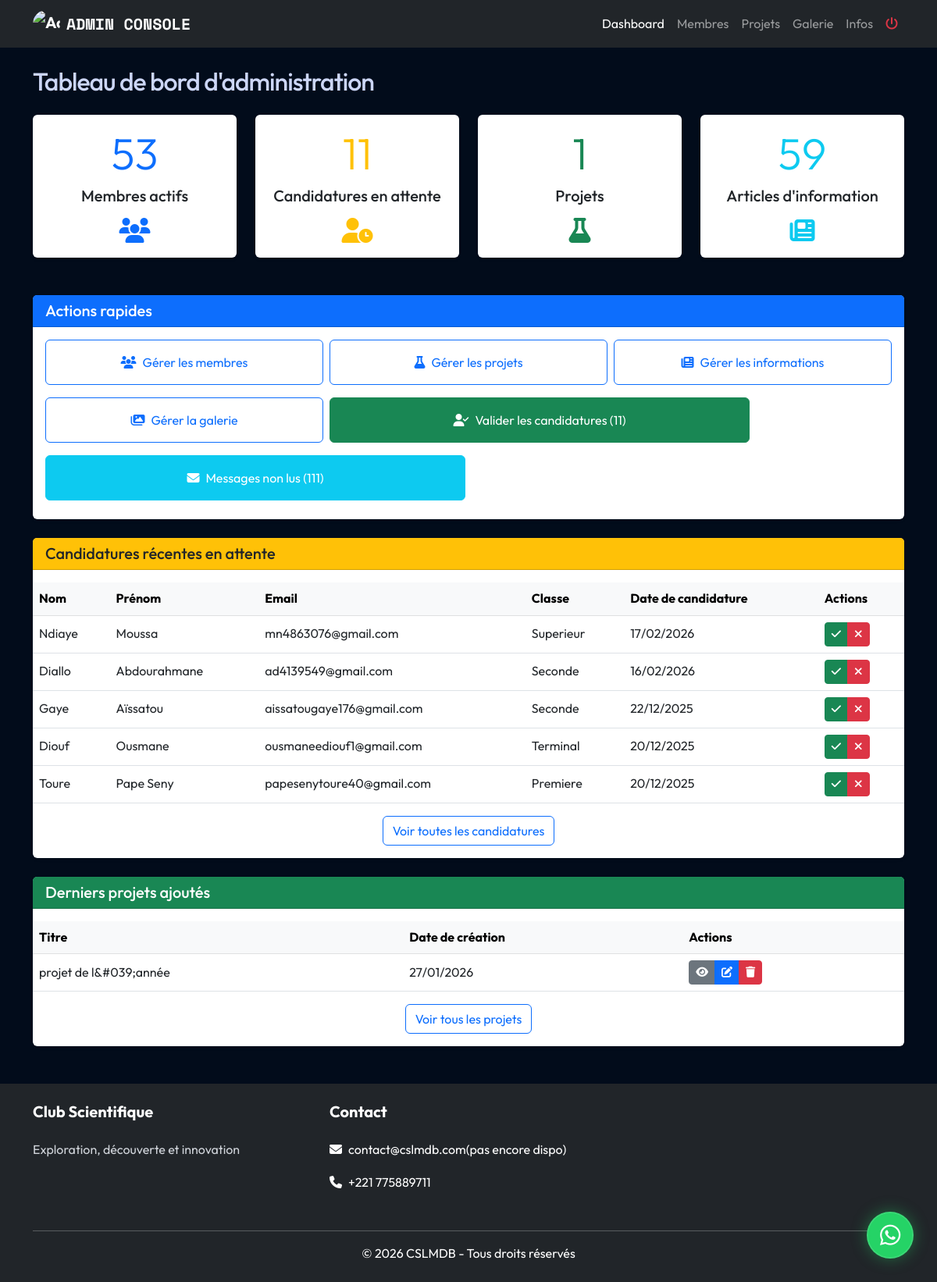
/admin/index.php (signed in), run on the app's committed database.
### tables this page shows
CREATE TABLE `membres` (
  `id` int NOT NULL AUTO_INCREMENT,
  `nom` varchar(50) NOT NULL,
  `prenom` varchar(50) NOT NULL,
  `email` varchar(100) DEFAULT NULL,
  `telephone` varchar(20) NOT NULL,
  `classe` enum('Seconde','Premiere','Terminal','Superieur') DEFAULT NULL,
  `serie` enum('S','S1','S2','Autre') NOT NULL,
  `mot_de_passe` varchar(255) NOT NULL,
  `statut` enum('en_attente','valide','refuse') NOT NULL DEFAULT 'en_attente',
  `date_candidature` datetime NOT NULL,
  `poste` varchar(50) DEFAULT NULL,
  PRIMARY KEY (`id`),
  UNIQUE KEY `email` (`email`)
);

CREATE TABLE `projets` (
  `id` int NOT NULL AUTO_INCREMENT,
  `titre` varchar(100) NOT NULL,
  `description` text NOT NULL,
  `date_creation` date NOT NULL,
  PRIMARY KEY (`id`)
);

### includes/fonctions.php (called while the page is built, shortened)
<?php
function formaterDate($date) {
    $timestamp = strtotime($date);
    return date('d/m/Y', $timestamp);
}
function getNombreMembresParStatut($mysqli, $statut) {
    $stmt = $mysqli->prepare("SELECT COUNT(*) FROM membres WHERE statut = ?");
    $stmt->bind_param("s", $statut);
    $stmt->execute();
    $result = $stmt->get_result();
    return $result->fetch_row()[0];
}
?>

### admin/index.php (the view, shortened to what this page needs)
<?php
require_once '../includes/db.php';
require_once '../includes/fonctions.php';
$nombre_membres_valides = getNombreMembresParStatut($mysqli, 'valide');
$nombre_candidatures_attente = getNombreMembresParStatut($mysqli, 'en_attente');
$stmt = $mysqli->query("SELECT COUNT(*) FROM projets");
$nombre_projets = $stmt->fetch_row()[0];
$stmt = $mysqli->query("SELECT COUNT(*) FROM informations");
$nombre_informations = $stmt->fetch_row()[0];
$stmt = $mysqli->prepare("SELECT COUNT(*) FROM messages_contact WHERE lu = 0");
$stmt->execute();
$nombre_messages_non_lus = $stmt->get_result()->fetch_row()[0];
require_once '../includes/header.php';
?>
<div class="d-flex align-items-center justify-content-between mb-4">
    <h1 class="h2 mb-0">Tableau de bord d'administration</h1>
</div>
<div class="row row-cols-1 row-cols-md-2 row-cols-lg-4 g-4 mb-5">
    <div class="col">
        <div class="card h-100 border-0 shadow-sm">
            <div class="card-body text-center">
                <div class="display-4 text-primary mb-2"><?php echo $nombre_membres_valides; ?></div>
                <h2 class="h5">Membres actifs</h2>
                <i class="fas fa-users fa-2x text-primary mt-2"></i>
            </div>
        </div>
    </div>
    <div class="col">
        <div class="card h-100 border-0 shadow-sm">
            <div class="card-body text-center">
                <div class="display-4 text-warning mb-2"><?php echo $nombre_candidatures_attente; ?></div>
                <h2 class="h5">Candidatures en attente</h2>
                <i class="fas fa-user-clock fa-2x text-warning mt-2"></i>
            </div>
        </div>
    </div>
    <div class="col">
        <div class="card h-100 border-0 shadow-sm">
            <div class="card-body text-center">
                <div class="display-4 text-success mb-2"><?php echo $nombre_projets; ?></div>
                <h2 class="h5">Projets</h2>
                <i class="fas fa-flask fa-2x text-success mt-2"></i>
            </div>
        </div>
    </div>
    <div class="col">
        <div class="card h-100 border-0 shadow-sm">
            <div class="card-body text-center">
                <div class="display-4 text-info mb-2"><?php echo $nombre_informations; ?></div>
                <h2 class="h5">Articles d'information</h2>
                <i class="fas fa-newspaper fa-2x text-info mt-2"></i>
            </div>
        </div>
    </div>
</div>
<div class="card shadow-sm border-0 mb-4">
    <div class="card-header bg-primary text-white">
        <h2 class="h5 mb-0">Actions rapides</h2>
    </div>
    <div class="card-body">
        <div class="row g-2">
            <div class="col-md-4 mb-2">
                <a href="gestion-membres.php" class="btn btn-outline-primary d-flex align-items-center justify-content-center gap-2 w-100 py-3">
                    <i class="fas fa-users"></i> Gérer les membres
                </a>
            </div>
            <div class="col-md-4 mb-2">
                <a href="gestion-projets.php" class="btn btn-outline-primary d-flex align-items-center justify-content-center gap-2 w-100 py-3">
                    <i class="fas fa-flask"></i> Gérer les projets
                </a>
            </div>
            <div class="col-md-4 mb-2">
                <a href="gestion-informations.php" class="btn btn-outline-primary d-flex align-items-center justify-content-center gap-2 w-100 py-3">
                    <i class="fas fa-newspaper"></i> Gérer les informations
                </a>
            </div>
            <div class="col-md-4 mb-2">
                <a href="gestion-galerie.php" class="btn btn-outline-primary d-flex align-items-center justify-content-center gap-2 w-100 py-3">
                    <i class="fas fa-images"></i> Gérer la galerie
                </a>
            </div>
            <?php if ($nombre_candidatures_attente > 0): ?>
                <div class="col-md-6 mb-2">
                    <a href="gestion-membres.php?filtre=en_attente" class="btn btn-success d-flex align-items-center justify-content-center gap-2 w-100 py-3">
                        <i class="fas fa-user-check"></i> Valider les candidatures (<?php echo $nombre_candidatures_attente; ?>)
                    </a>
                </div>
            <?php endif; ?>
            <?php if ($nombre_messages_non_lus > 0): ?>
                <div class="col-md-6 mb-2">
                    <a href="gestion-messages.php" class="btn btn-info d-flex align-items-center justify-content-center gap-2 w-100 py-3 text-white">
                        <i class="fas fa-envelope"></i> Messages non lus (<?php echo $nombre_messages_non_lus; ?>)
                    </a>
                </div>
            <?php endif; ?>
        </div>
    </div>
</div>
<?php if ($nombre_candidatures_attente > 0): ?>
<div class="card shadow-sm border-0 mb-4">
    <div class="card-header bg-warning text-dark">
        <h2 class="h5 mb-0">Candidatures récentes en attente</h2>
    </div>
    <div class="card-body px-0 pb-0">
        <div class="table-responsive">
            <table class="table table-hover align-middle mb-0">
                <thead class="table-light">
                    <tr>
                        <th>Nom</th>
                        <th>Prénom</th>
                        <th>Email</th>
                        <th>Classe</th>
                        <th>Date de candidature</th>
                        <th>Actions</th>
                    </tr>
                </thead>
                <tbody>
                    <?php
                    $stmt = $mysqli->prepare("
                        SELECT * FROM membres
                        WHERE statut = 'en_attente'
                        ORDER BY date_candidature DESC
                        LIMIT 5
                    ");
                    $stmt->execute();
                    $candidatures = $stmt->get_result()->fetch_all(MYSQLI_ASSOC);
                    foreach ($candidatures as $candidature):
                    ?>
                    <tr>
                        <td><?php echo htmlspecialchars($candidature['nom']); ?></td>
                        <td><?php echo htmlspecialchars($candidature['prenom']); ?></td>
                        <td><?php echo htmlspecialchars($candidature['email']); ?></td>
                        <td><?php echo htmlspecialchars($candidature['classe']); ?></td>
                        <td><?php echo formaterDate($candidature['date_candidature']); ?></td>
                        <td>
                            <div class="btn-group btn-group-sm">
                                <a href="gestion-membres.php?action=valider&id=<?php echo $candidature['id']; ?>" class="btn btn-success">
                                    <i class="fas fa-check"></i>
                                </a>
                                <a href="gestion-membres.php?action=refuser&id=<?php echo $candidature['id']; ?>" class="btn btn-danger">
                                    <i class="fas fa-times"></i>
                                </a>
                            </div>
                        </td>
                    </tr>
                    <?php endforeach; ?>
                </tbody>
            </table>
        </div>
        <?php if (count($candidatures) < $nombre_candidatures_attente): ?>
            <div class="text-center p-3">
                <a href="gestion-membres.php?filtre=en_attente" class="btn btn-outline-primary">Voir toutes les candidatures</a>
            </div>
        <?php endif; ?>
    </div>
</div>
<?php endif; ?>
<div class="card shadow-sm border-0 mb-4">
    <div class="card-header bg-success text-white">
        <h2 class="h5 mb-0">Derniers projets ajoutés</h2>
    </div>
    <div class="card-body px-0 pb-0">
        <?php
        $stmt = $mysqli->query("SELECT * FROM projets ORDER BY date_creation DESC LIMIT 3");
        $projets = $stmt->fetch_all(MYSQLI_ASSOC);
        if (count($projets) > 0):
        ?>
        <div class="table-responsive">
            <table class="table table-hover align-middle mb-0">
                <thead class="table-light">
                    <tr>
                        <th>Titre</th>
                        <th>Date de création</th>
                        <th>Actions</th>
                    </tr>
                </thead>
                <tbody>
                    <?php foreach ($projets as $projet): ?>
                    <tr>
                        <td><?php echo htmlspecialchars($projet['titre']); ?></td>
                        <td><?php echo formaterDate($projet['date_creation']); ?></td>
                        <td>
                            <div class="btn-group btn-group-sm">
                                <a href="../projets.php?id=<?php echo $projet['id']; ?>" class="btn btn-secondary" target="_blank">
                                    <i class="fas fa-eye"></i>
                                </a>
                                <a href="modifier-projet.php?id=<?php echo $projet['id']; ?>" class="btn btn-primary">
                                    <i class="fas fa-edit"></i>
                                </a>
                                <a href="gestion-projets.php?action=supprimer&id=<?php echo $projet['id']; ?>" class="btn btn-danger btn-delete">
                                    <i class="fas fa-trash"></i>
                                </a>
                            </div>
                        </td>
                    </tr>
                    <?php endforeach; ?>
                </tbody>
            </table>
        </div>
        <div class="text-center p-3">
            <a href="gestion-projets.php" class="btn btn-outline-primary">Voir tous les projets</a>
        </div>
        <?php endif; ?>
    </div>
</div>
<?php
require_once '../includes/footer.php';
?>

### css/style.css (style rules this page uses)
:root { --bg-deep: #020c1b; --bg-card: rgba(17, 34, 64, 0.75); --bg-glass: rgba(10, 25, 47, 0.7); --accent-cyan: #64ffda; --accent-blue: #57cbff; --accent-purple: #bd93f9; --font-heading: 'Outfit', sans-serif; --font-mono: 'Space Mono', monospace; --text-primary: #ffffff; --text-secondary: #d1d5db; --glass-border: 1px solid rgba(255, 255, 255, 0.1); --neon-glow: 0 0 10px rgba(100, 255, 218, 0.3); --transition-smooth: all 0.3s cubic-bezier(0.645, 0.045, 0.355, 1); }
body { background-color: var(--bg-deep); color: var(--text-primary); font-family: var(--font-heading); line-height: 1.6; overflow-x: hidden; }
h1, h2, h3, h4, h5, h6 { color: var(--text-primary); font-weight: 700; margin-bottom: 1.5rem; }
h1, .display-txt { font-weight: 800; letter-spacing: -1px; }
a { color: var(--accent-cyan); text-decoration: none; transition: var(--transition-smooth); }

### includes/header.php (style rules this page uses)
body { background-color: #020c1b; color: #ccd6f6; }

### data on the page
membres: nom "Ndiaye", prenom "Moussa", email "mn4863076@gmail.com", classe "Superieur", date_candidature "17/02/2026"
membres: nom "Diallo", prenom "Abdourahmane", email "ad4139549@gmail.com", classe "Seconde", date_candidature "16/02/2026"
membres: nom "Gaye", prenom "Aïssatou", email "aissatougaye176@gmail.com", classe "Seconde", date_candidature "22/12/2025"
membres: nom "Diouf", prenom "Ousmane", email "ousmaneediouf1@gmail.com", classe "Terminal", date_candidature "20/12/2025"
membres: nom "Toure", prenom "Pape Seny", email "papesenytoure40@gmail.com", classe "Premiere", date_candidature "20/12/2025"
projets: titre "projet de l&#039;année", date_creation "27/01/2026"

### other printed values
$nombre_membres_valides "53"
$nombre_candidatures_attente "11"
$nombre_projets "1"
$nombre_informations "59"
$nombre_messages_non_lus "111"
